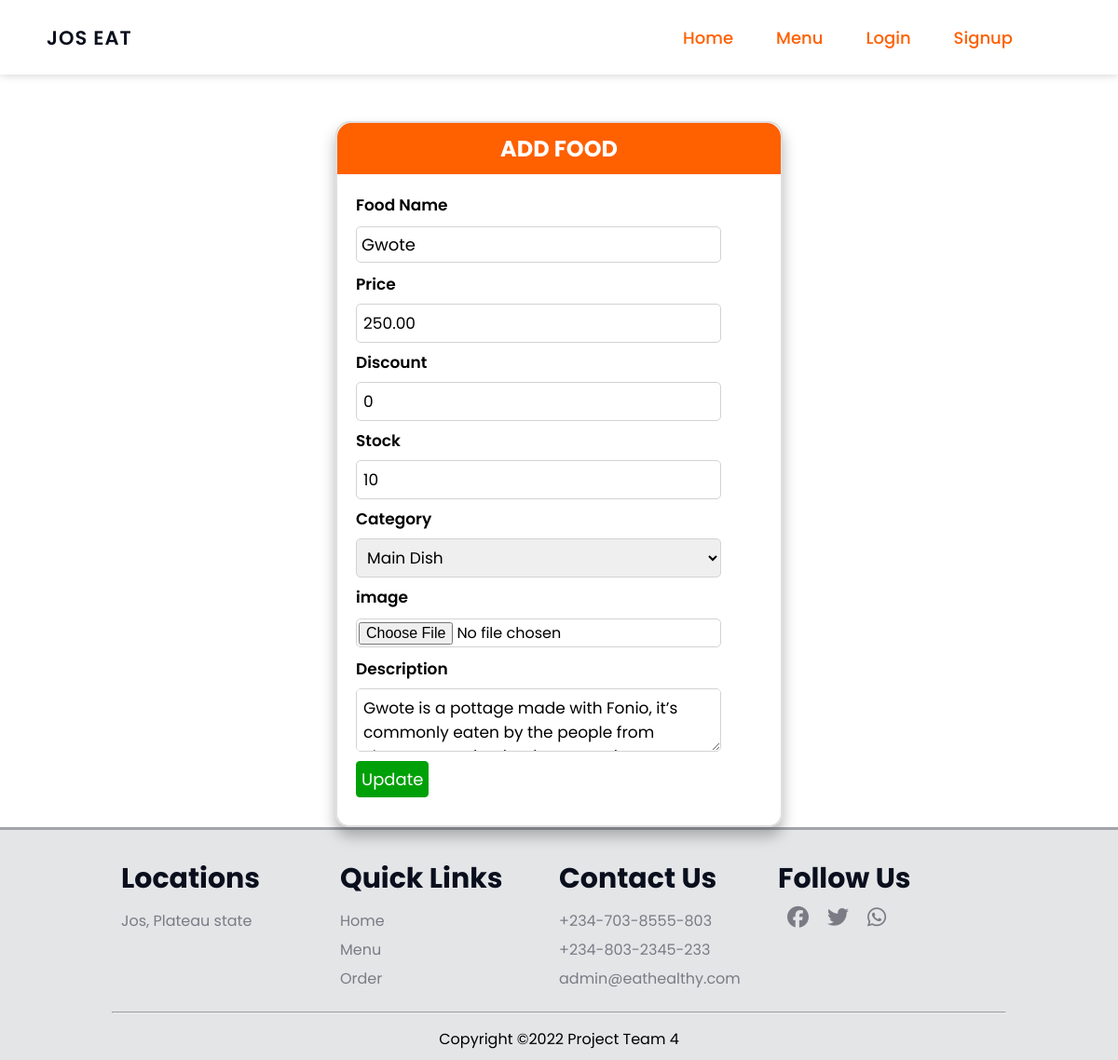
The app's page /updatefood/2, older data.
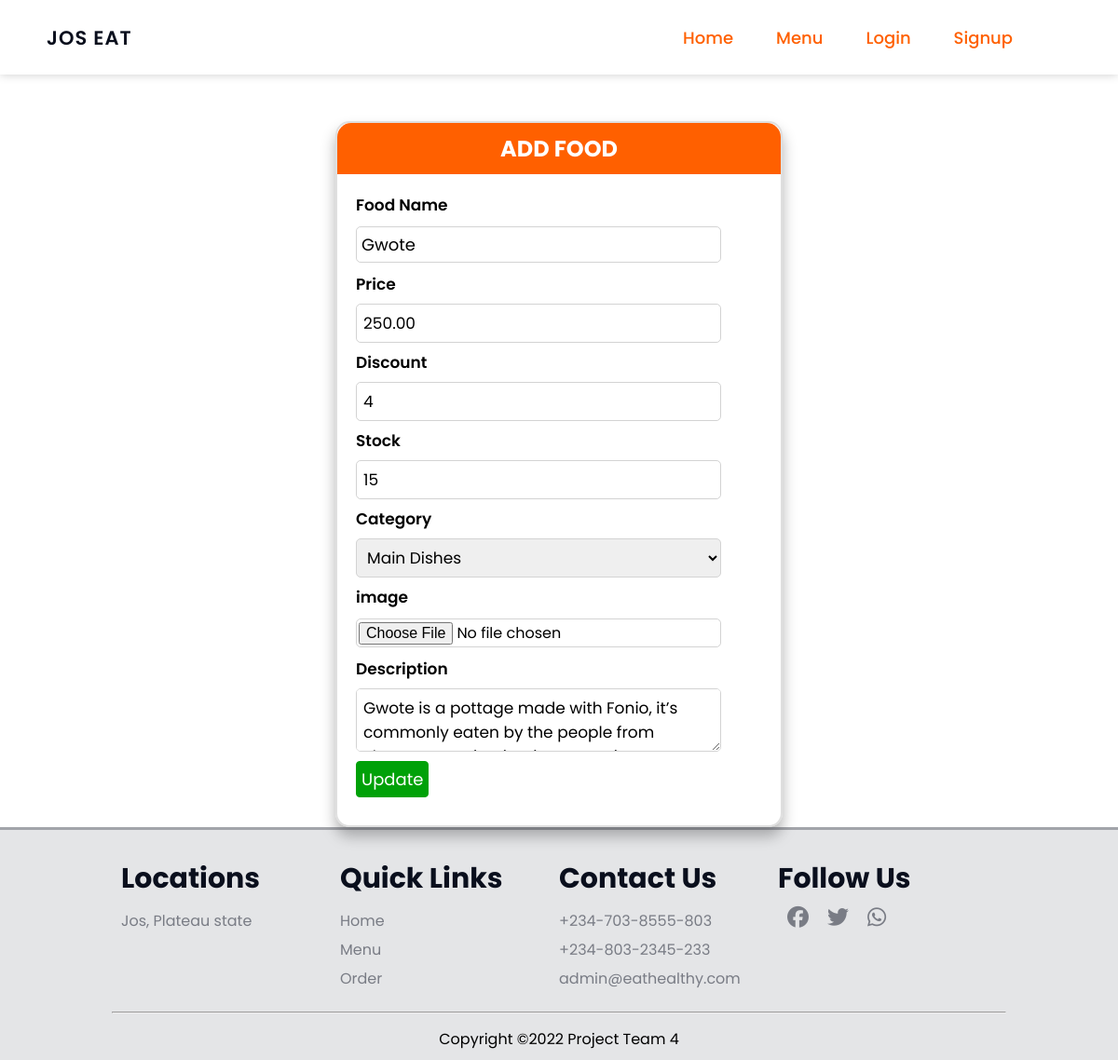
The same page, newer data.
### eatapp/foods/models.py (models this page shows, shortened)
class Food(db.Model):
    id = db.Column(db.Integer, primary_key=True)
    food_name = db.Column(db.String(80), nullable=False)    # name field
    price= db.Column(db.Numeric(10,2), nullable=False)      # price field
    discount = db.Column(db.Integer, default=0)             # discount
    stock = db.Column(db.Integer, nullable=False)           # stock
    description = db.Column(db.Text, nullable=False)        # description
    date = db.Column(db.DateTime, nullable=False,
        default=datetime.utcnow)                            # date
    category_id = db.Column(db.Integer, db.ForeignKey('categories.id'),
        nullable=False)
    category = db.relationship('Categories',
        backref=db.backref('food', lazy=True))
    image = db.Column(db.String(150), nullable=False, default="image.png")

### eatapp/foods/routes.py (the view, shortened to what this page needs)
@app.route("/updatefood/<int:id>", methods=["GET","POST"])
def updateFood(id):
    categories = Categories.query.all()     # get all data from Categories table
    update_food = Food.query.get_or_404(id)     # get specific item id
    form = AddFood(request.form)                # AddFood form instance
    category = request.form.get('category')     #get category from form
    form.food_name.data = update_food.food_name     # update food name
    form.price.data  = update_food.price   # update price
    form.discount.data = update_food.discount    # update discount
    form.stock.data = update_food.stock     # update stock
    form.description.data  =update_food.description     # update description
    return render_template('admin/updatefood.html', title="Update Food", form=form, categories=categories, update_food=update_food)

### eatapp/foods/forms.py
class AddFood(FlaskForm):
    food_name = StringField('Food Name', validators=[DataRequired()])   # name field
    price = DecimalField('Price', validators=[DataRequired()])          # price field
    discount = IntegerField('Discount', default=0)                      # discount field
    stock = IntegerField('Stock', validators=[DataRequired()])          # Stock field
    description = TextAreaField('Description', validators=[DataRequired()])     # description
    image = FileField('image', validators=[FileAllowed(['jpg','jpeg','png','gif'], 'images only!')])     # image field

### eatapp/templates/admin/updatefood.html (shortened to what the changed rows need)
{% extends 'layout.html' %}
{% block content %}
    <div class="category-container">
        <div class="category-form">
            <h2>ADD FOOD</h2>
            <form action="" method="POST" enctype="multipart/form-data"  class="addfood">
                <div class="field">
                    {{ form.food_name.label(class="label") }}
                    {% if form.food_name.errors %}
                       {{ form.food_name(class="integer-field", placeholder="Add food name", required="required") }}
                       {% for error in form.food_name.errors %}
                          <div class="invalid-feedback">
                             {{error}}
                          </div>
                       {% endfor %}
                    {% else %}
                    {{ form.food_name(class="integer-field", placeholder="Add food name", required="required") }}
                    {% endif %}
                 </div>
                 <div class="field">
                    {{ form.price.label(class="label") }}
                    {% if form.price.errors %}
                       {{ form.price(class="integer-field", placeholder="Add price", required="required") }}
                       {% for error in form.price.errors %}
                          <div class="invalid-feedback">
                             {{error}}
                          </div>
                       {% endfor %}
                    {% else %}
                    {{ form.price(class="integer-field", placeholder="Add price", required="required") }}
                    {% endif %}
                 </div>
                 <div class="field">
                    {{ form.discount.label(class="label") }}
                    {% if form.discount.errors %}
                       {{ form.discount(class="integer-field", required="required") }}
                       {% for error in form.discount.errors %}
                          <div class="invalid-feedback">
                             {{error}}
                          </div>
                       {% endfor %}
                    {% else %}
                    {{ form.discount(class="integer-field", required="required") }}
                    {% endif %}
                 </div>
                 <div class="field">
                    {{ form.stock.label(class="label") }}
                    {% if form.stock.errors %}
                       {{ form.stock(class="integer-field", placeholder="Add stock", required="required") }}
                       {% for error in form.stock.errors %}
                          <div class="invalid-feedback">
                             {{error}}
                          </div>
                       {% endfor %}
                    {% else %}
                    {{ form.stock(class="integer-field", placeholder="Add stock", required="required") }}
                    {% endif %}
                 </div>
                 <div class="field">
                  <label for="category" class="label">Category</label>
                  <select name="category" id="category" class="integer-field" value="{{update_food.category_id}}">
                     {% for category in categories %}
                        <option value="{{categories.id}}">{{category.category_name}} </option>
                     {% endfor %}
                  </select>
                 </div>
                   <div class="field">
                     {{ form.image.label(class="label") }}
                     {% if form.image.errors %}
                        {{ form.image(class="integer-field", placeholder="Add image", required="required") }}
                        {% for error in form.image.errors %}
                           <div class="invalid-feedback">
                              {{error}}
                           </div>
                        {% endfor %}
                     {% else %}
                     {{ form.image(class="integer-field", placeholder="Add image", required="required") }}
                     {% endif %}
                  </div>
                 <div class="field">
                    {{ form.description.label(class="label") }}
                    {% if form.description.errors %}
                       {{ form.description(class="integer-field", placeholder="Add description", required="required") }}
                       {% for error in form.description.errors %}
                          <div class="invalid-feedback">
                             {{error}}
                          </div>
                       {% endfor %}
                    {% else %}
                    {{ form.description(class="integer-field", placeholder="Add description", required="required") }}
                    {% endif %}
                 </div>
            </form>
        </div>
    </div>
{% endblock content %}

Row changes from the older to the newer data that the page shows:
changed Food "Gwote": discount "0" → "4"; stock "10" → "15"
Text that changed along with them:
form field category: "Main Dish" → "Main Dishes"
